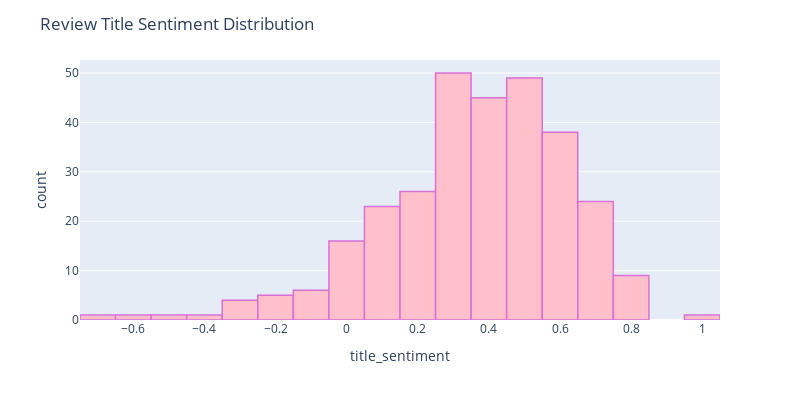
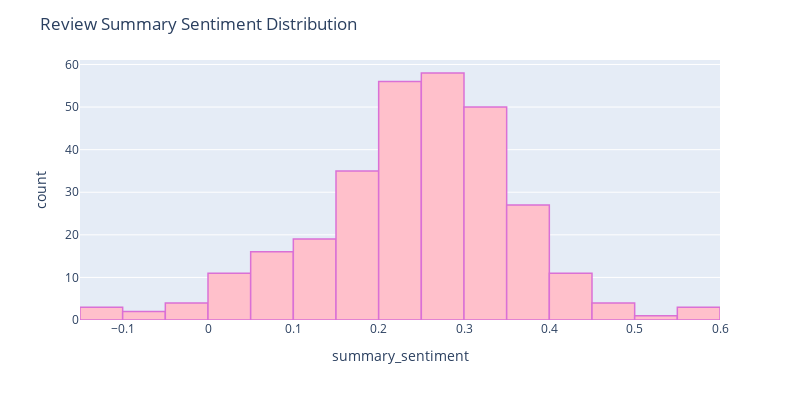

The cell these charts' notebook holds for them, in order:
### Markdown cell above
### Distribution Plot

### Code cell
fig2 = px.histogram(hotels_df, x="title_sentiment",  width=800, height=400)
fig2.update_traces(marker_color="pink",marker_line_color='orchid',
                  marker_line_width=1.5)
fig2.update_layout(title_text='Review Title Sentiment Distribution')
fig2.show()


fig3 = px.histogram(hotels_df, x="summary_sentiment",  width=800, height=400)
fig3.update_traces(marker_color="pink",marker_line_color='orchid',
                  marker_line_width=1.5)
fig3.update_layout(title_text='Review Summary Sentiment Distribution')
fig3.show()

### Figure 1 — Plotly figure (JSON) as saved in the notebook; plotly's stock layout.template omitted (floating-point values rounded to 4 significant figures; data arrays with more than 128 entries replaced by an {"elided": "..."} marker saying what was removed)
{"data": [{"alignmentgroup": "True", "bingroup": "x", "hovertemplate": "title_sentiment=%{x}<br>count=%{y}<extra></extra>", "legendgroup": "", "marker": {"color": "pink", "line": {"color": "orchid", "width": 1.5}, "pattern": {"shape": ""}}, "name": "", "offsetgroup": "", "orientation": "v", "showlegend": false, "type": "histogram", "x": {"elided": "300 float values"}, "xaxis": "x", "yaxis": "y"}], "layout": {"barmode": "relative", "height": 400, "legend": {"tracegroupgap": 0}, "margin": {"t": 60}, "title": {"text": "Review Title Sentiment Distribution"}, "width": 800, "xaxis": {"anchor": "y", "domain": [0, 1], "title": {"text": "title_sentiment"}}, "yaxis": {"anchor": "x", "domain": [0, 1], "title": {"text": "count"}}}}

### Figure 2 — Plotly figure (JSON) as saved in the notebook; plotly's stock layout.template omitted (floating-point values rounded to 4 significant figures; data arrays with more than 128 entries replaced by an {"elided": "..."} marker saying what was removed)
{"data": [{"alignmentgroup": "True", "bingroup": "x", "hovertemplate": "summary_sentiment=%{x}<br>count=%{y}<extra></extra>", "legendgroup": "", "marker": {"color": "pink", "line": {"color": "orchid", "width": 1.5}, "pattern": {"shape": ""}}, "name": "", "offsetgroup": "", "orientation": "v", "showlegend": false, "type": "histogram", "x": {"elided": "300 float values"}, "xaxis": "x", "yaxis": "y"}], "layout": {"barmode": "relative", "height": 400, "legend": {"tracegroupgap": 0}, "margin": {"t": 60}, "title": {"text": "Review Summary Sentiment Distribution"}, "width": 800, "xaxis": {"anchor": "y", "domain": [0, 1], "title": {"text": "summary_sentiment"}}, "yaxis": {"anchor": "x", "domain": [0, 1], "title": {"text": "count"}}}}
